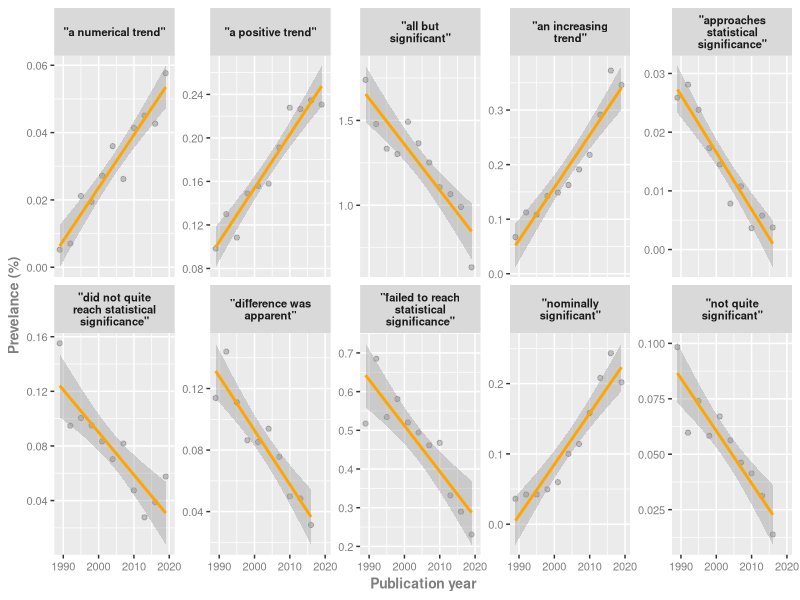
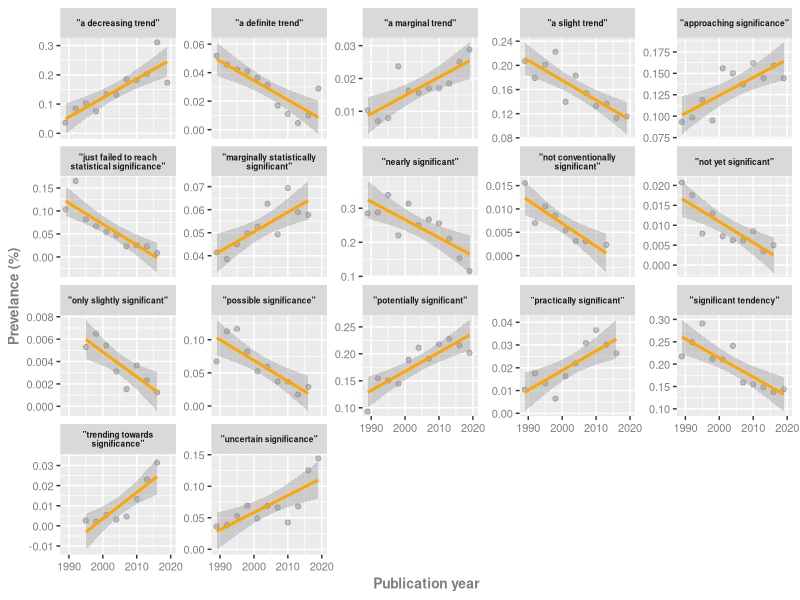

Here is the R script that generated these plots, in order:
#!/usr/bin/env Rscript

library( 'ggplot2' )
library( 'plyr' )

############################

###
# Get data, given BF threshold
##
get_data <- function( df, bf, lmin, lmax )
{
    bf_thres <- bf[ ( bf$BayesFactor >= lmin ) & ( bf$BayesFactor < lmax ), ]
    
    # select sentences
    sel <- df[ df$phrase %in% bf_thres$phrase, ]
    sel$phrase <- paste0( '"', sel$phrase, '"' )    
    
    return( sel )
}

####################

# output dir
outdir <- 'out.04.plots'
dir.create( outdir, showWarnings = FALSE )

# prevalence input
df <- read.csv( 'out.01.process/sum_data.csv', row.names = 1 )

# select sentences for main figure
bf <- read.csv( 'out.03.stats/BF_fits.csv', row.names = 1 )
bf$phrase <- gsub( '"', '', bf$phrase )

# select hightest Bayes Factor
sel_1 <- get_data( df, bf, 100, 100000000 )
sel_2 <- get_data( df, bf, 10, 100 )
#sel_3 <- get_data( df, bf, 3.2, 10 )

get_wraper <- function(width) {
    function(x) {
        lapply(strwrap(x, width = width, simplify = FALSE), paste, collapse="\n")
    }
}

# main figure
p_1 <- ggplot( data = sel_1, aes( x = labels - 1, y = prev ) ) + 
            geom_point( alpha = 0.2 ) + 
            stat_smooth( method = 'lm', formula = 'y ~ x', se = TRUE, colour = 'orange' ) +
            scale_x_continuous( breaks = c( 1990, 2000, 2010, 2020 ), limits = c( NA, 2020 ) ) +
            ylab( "Prevelance (%)") +
            xlab( 'Publication year' ) +
            facet_wrap( ~phrase, labeller = label_wrap_gen( width = 20 ), ncol = 5, scale = 'free_y' ) +
            theme( strip.text.x = element_text( size = 8, face = 'bold' ),
                    axis.text = element_text( size = 8, colour = 'gray50', angle = 0 ),
                    axis.title = element_text( size = 10, colour = 'gray50', face = 'bold' ) )

# save to disk
outfile <- paste0( outdir, '/Scatterplot__bf-100-1000.png' )
ggsave( file = outfile, plot = p_1, height = 4, width = 8, dpi = 200 )

outfile <- paste0( outdir, '/Scatterplot__bf-100-1000.csv' )
write.csv( sel_1, file = outfile )

############ 10 - 100

# main figure
p_2 <- ggplot( data = sel_2, aes( x = labels - 1, y = prev ) ) + 
            geom_point( alpha = 0.2 ) + 
            stat_smooth( method = 'lm', formula = 'y ~ x', se = TRUE, colour = 'orange' ) +
            scale_x_continuous( breaks = c( 1990, 2000, 2010, 2020 ), limits = c( NA, 2020 ) ) +
            ylab( "Prevelance (%)") +
            xlab( 'Publication year' ) +
            facet_wrap( ~phrase, labeller = label_wrap_gen( width = 30 ), ncol = 5, scale = 'free_y' ) +
            theme( strip.text.x = element_text( size = 6, face = 'bold' ),
                    axis.text = element_text( size = 8, colour = 'gray50', angle = 0 ),
                    axis.title = element_text( size = 10, colour = 'gray50', face = 'bold' ) )


# save to disk
outfile <- paste0( outdir, '/Scatterplot__bf-10-100.png' )
ggsave( file = outfile, plot = p_2, height = 7, width = 9, dpi = 200 )

# save data of plots
p1_df <- ggplot_build( p_1 )$data
p2_df <- ggplot_build( p_2 )$data

# save to csv
write.csv( p1_df[ 1 ], file = paste0( outdir, '/Fig_3.data1.csv' ) )
write.csv( p1_df[ 2 ], file = paste0( outdir, '/Fig_3.data2.csv' ) )

write.csv( p2_df[ 1 ], file = paste0( outdir, '/Fig_S1.data1.csv' ) )         
write.csv( p2_df[ 2 ], file = paste0( outdir, '/Fig_S1.data2.csv' ) )            


